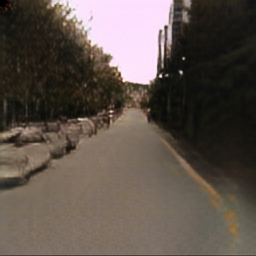
#> input picture colorization/2. Paired Colorization Networks(GAN)/7. Thermal infrared colorization via conditional generative adversarial network/TICCGAN-master/checkpoints/IC_gll_v36/web/images/epoch001_fake_B.png, 256 x 256 px, given in place of 00000_fake_B.png, which was not available
$ python e.py   (older library calls are emulated)
#> lines starting #> are read from the running program, lines starting #| are printed output that depends on the picture; pictures that were not available may be replaced by others from this repository, and a replacement may not be noted
import cv2
import numpy as np
import os
from PIL import Image
import math
from skimage.metrics import structural_similarity as compare_ssim
from skimage.metrics import peak_signal_noise_ratio as compare_psnr
from skimage.measure import shannon_entropy as shannon_entropy
from skimage.metrics import mean_squared_error as compare_mse
from skimage.metrics import normalized_root_mse as compare_nrmse


def PSNR(img1, img2, shave_border=0):
    height, width = img1.shape[:2]
    img1 = img1[shave_border:height - shave_border, shave_border:width - shave_border]
    img2 = img2[shave_border:height - shave_border, shave_border:width - shave_border]
    imdff = img1 - img2
    rmse = math.sqrt(np.mean(imdff ** 2))
    if rmse == 0:
        return 100
    return 20 * math.log10(255.0 / rmse)


path1 = r'/home/sys120-1/cy/color_n/results/m/test_latest/images/'
path2 = r'/home/sys120-1/cy/color_n/results/m/test_latest/images/'

f_nums = len(os.listdir(path1))
list_psnr = []
list_ssim = []
list_en = []
list_mse = []
list_nrmse = []

for i in range(0, 80):
    img_a = Image.open(path1 + format(str(i), '0>5s') + '_fake_B.png')
#> img_a is the input picture: PIL image 256x256 RGB; mean R, G, B 93.3, 82.8, 75.1
    img_b = Image.open(path2 + format(str(i), '0>5s') + '_real_B.png')
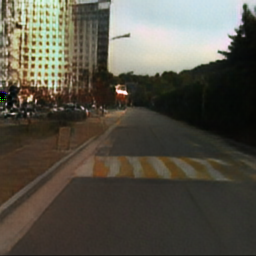
#> input picture colorization/2. Paired Colorization Networks(GAN)/7. Thermal infrared colorization via conditional generative adversarial network/TICCGAN-master/checkpoints/IC_gll_v36/web/images/epoch005_fake_B.png, 256 x 256 px, given in place of 00000_real_B.png, which was not available
#> img_b is the input picture: PIL image 256x256 RGB; mean R, G, B 86.5, 82.7, 71.3
    img_a = np.array(img_a)
    img_b = np.array(img_b)
    img_ga = cv2.cvtColor(img_a, cv2.COLOR_RGB2GRAY)
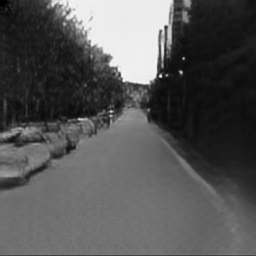
#> img_ga: shape (256, 256); min 0, max 248, mean 85.1
    img_gb = cv2.cvtColor(img_b, cv2.COLOR_RGB2GRAY)
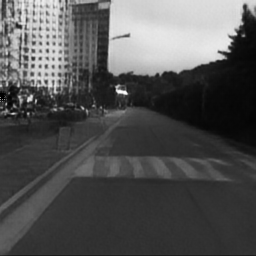
#> img_gb: shape (256, 256); min 0, max 251, mean 82.6

    # psnr_num = compare_psnr(img_ga, img_gb, data_range=255)
    psnr_num = PSNR(img_ga, img_gb)
#> in PSNR, `imdff = img1 - img2`:
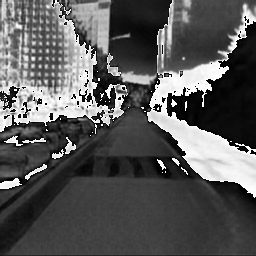
#> imdff: shape (256, 256); min 0, max 255, mean 88.3
#> in PSNR, `rmse = math.sqrt(np.mean(imdff ** 2))`: rmse = 9.99
#> psnr_num = 28.14
    ssim_num = compare_ssim(img_ga, img_gb, data_range=255)
#> ssim_num = 0.419
    en_num = shannon_entropy(img_ga, base=2)
#> en_num = 6.59
    mse_num = compare_mse(img_ga, img_gb)
#> mse_num = 6310
    nrse_num = compare_nrmse(img_ga, img_gb, normalization='Euclidean')
#> nrse_num = 0.757
#> (the run stopped early here; a loop or call above may not have finished)
